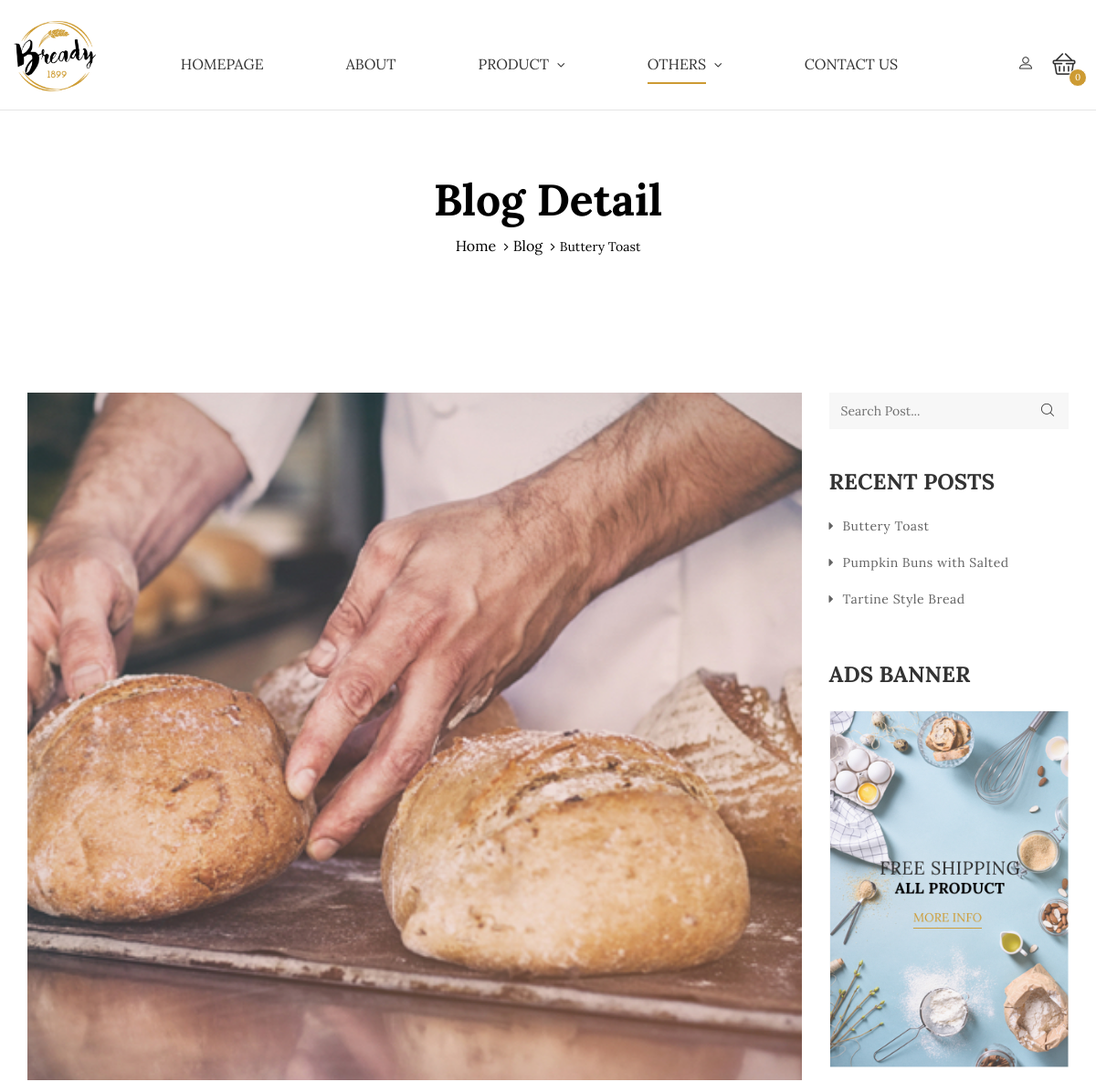
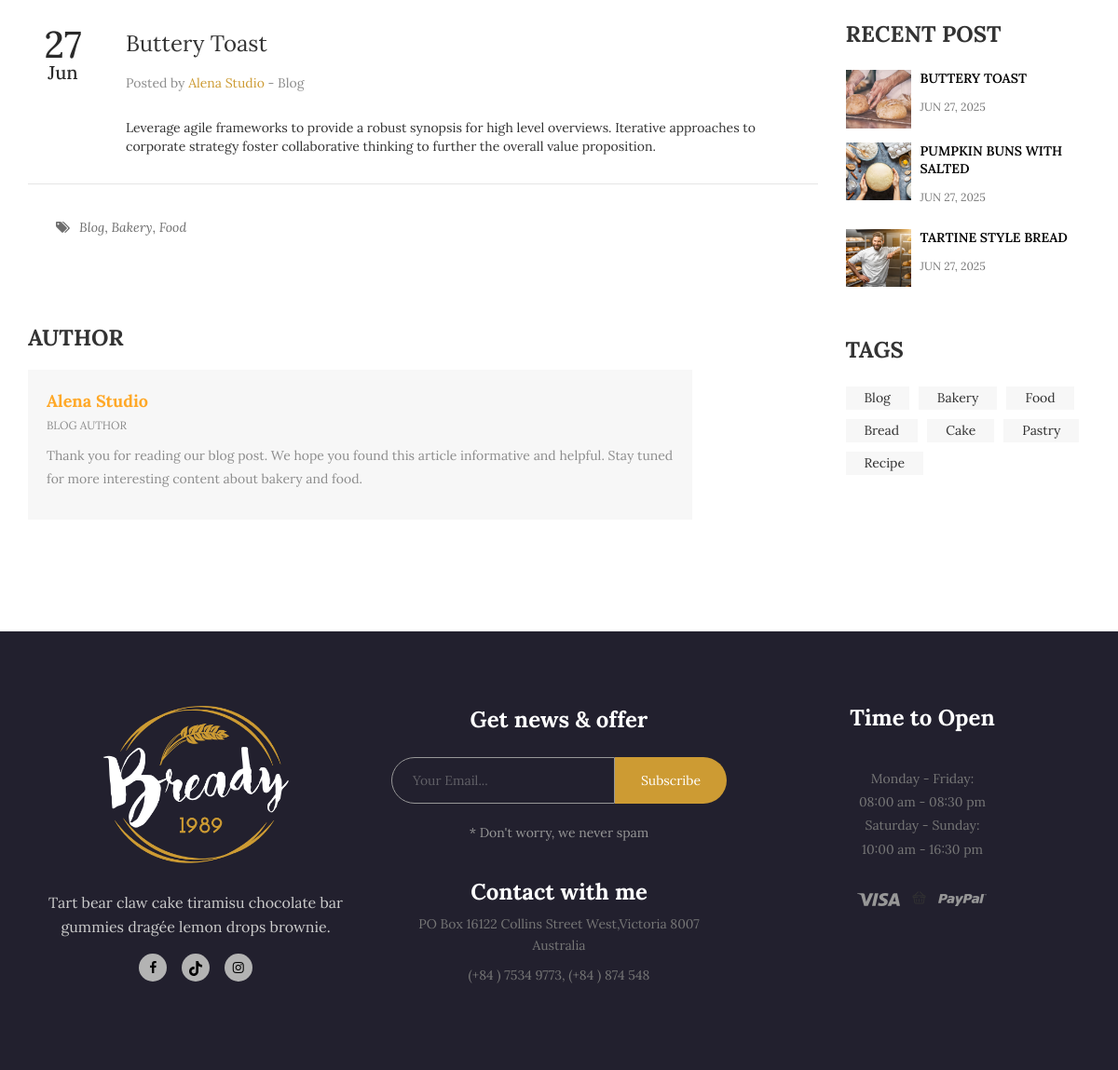
/blog-detail.php?id=1, run on the app's committed database (2 pictures, top to bottom).
### tables this page shows
CREATE TABLE posts (
    id INT PRIMARY KEY AUTO_INCREMENT,
    title VARCHAR(200) NOT NULL,
    slug VARCHAR(200) UNIQUE NOT NULL,
    content TEXT,
    excerpt TEXT,
    image VARCHAR(255),
    author VARCHAR(100) DEFAULT 'Admin',
    status ENUM('published', 'draft') DEFAULT 'published',
    created_at TIMESTAMP DEFAULT CURRENT_TIMESTAMP
);

### includes/functions.php (called while the page is built, shortened)
<?php
function getAllPosts($limit = 3) {
    $database = new Database();
    $db = $database->getConnection();
    $sql = "SELECT * FROM posts WHERE status = 'published' ORDER BY created_at DESC LIMIT " . $limit;
    $stmt = $db->prepare($sql);
    $stmt->execute();
    return $stmt->fetchAll(PDO::FETCH_ASSOC);
}
function getPostById($id) {
    $database = new Database();
    $db = $database->getConnection();
    $sql = "SELECT * FROM posts WHERE id = :id AND status = 'published'";
    $stmt = $db->prepare($sql);
    $stmt->bindParam(':id', $id);
    $stmt->execute();
    return $stmt->fetch(PDO::FETCH_ASSOC);
}
?>

### blog-detail.php (the view, shortened to what this page needs)
<?php
require_once 'includes/functions.php';
$cart_count = 0;
$post_id = isset($_GET['id']) ? (int)$_GET['id'] : 0;
$post = getPostById($post_id);
$recent_posts = getAllPosts(3);
?>
<!DOCTYPE html>
<html lang="en">
  <head>
    <link rel="stylesheet" href="plugins/font-awesome/css/font-awesome.min.css">
    <link rel="stylesheet" href="plugins/bakery-icon/style.css">
    <link rel="stylesheet" href="plugins/bootstrap/dist/css/bootstrap.min.css">
    <link rel="stylesheet" href="plugins/owl-carousel/assets/owl.carousel.css">
    <link rel="stylesheet" href="plugins/jquery-bar-rating/dist/themes/fontawesome-stars.css">
    <link rel="stylesheet" href="plugins/bootstrap-select/dist/css/bootstrap-select.min.css">
    <link rel="stylesheet" href="plugins/jquery-ui/jquery-ui.min.css">
    <link rel="stylesheet" href="plugins/slick/slick/slick.css">
    <link rel="stylesheet" href="plugins/lightGallery-master/dist/css/lightgallery.min.css">
    <link rel="stylesheet" href="css/style.css">
  </head>
  <body>
    <header class="header header--3" data-sticky="false">
      <div class="ps-container">
        <nav class="navigation">
          <div class="header-wrapper">
            <div class="header-logo">
              <a class="ps-logo" href="index.php">
                <img src="images/logo-light.png" alt="">
              </a>
            </div>
            <div class="header-nav">
              <ul class="menu">
                <li class="menu-item-has-children">
                  <a href="index.php">Homepage</a>
                </li>
                <li>
                  <a href="about.php">About</a>
                </li>
                <li class="menu-item-has-children">
                  <a href="#">Product</a>
                  <span class="sub-toggle">
                    <i class="fa fa-angle-down"></i>
                  </span>
                </li>
                <li class="menu-item-has-children current-menu-item">
                  <a href="#">Others</a>
                  <span class="sub-toggle">
                    <i class="fa fa-angle-down"></i>
                  </span>
                </li>
                <li>
                  <a href="contact.php">Contact Us</a>
                </li>
              </ul>
            </div>
            <div class="header__actions">
              <div class="header-profile">
                <?php if (isset($_SESSION['user_id'])): ?>
                  <div class="ps-dropdown">
                    <a href="#" class="dropdown-toggle" data-toggle="dropdown">
                      <i class="ba-profile"></i>
                      <span><?php echo htmlspecialchars($_SESSION['user_name']); ?></span>
                    </a>
                    <ul class="dropdown-menu">
                      <li>
                        <a href="logo-orders.php">My Orders</a>
                      </li>
                      <li>
                        <a href="profile.php">Profile</a>
                      </li>
                      <li>
                        <hr class="dropdown-divider">
                      </li>
                      <li>
                        <a href="logout.php">Logout</a>
                      </li>
                    </ul>
                  </div>
                <?php else: ?>
                  <a href="login.php">
                    <i class="ba-profile"></i>
                  </a>
                <?php endif; ?>
              </div>
              <div class="header-cart">
                <div class="ps-cart">
                  <a class="ps-cart__toggle" href="cart.php">
                    <span>
                      <i><?php echo $cart_count; ?></i>
                    </span>
                    <i class="ba-shopping"></i>
                  </a>
                </div>
              </div>
            </div>
          </div>
        </nav>
      </div>
    </header>
    <div class="ps-hero bg--cover" data-background="images/hero/blog.jpg">
      <div class="ps-hero__content">
        <h1>Blog Detail</h1>
        <div class="ps-breadcrumb">
          <ol class="breadcrumb">
            <li><a href="index.php">Home</a></li>
            <li><a href="blog-grid.php">Blog</a></li>
            <li class="active"><?php echo htmlspecialchars($post['title']); ?></li>
          </ol>
        </div>
      </div>
    </div>
    <main class="ps-main">
      <div class="ps-container">
        <div class="row">
          <div class="col-lg-9 col-md-4 col-sm-12 col-xs-12 ">
            <div class="ps-post--detail">
              <div class="ps-post__thumbnail">
                <?php if (!empty($post['image_data'])): ?>
                  <?php echo displayImage($post['image_data'], $post['image_mime'], 'img-fluid', $post['title']); ?>
                <?php else: ?>
                  <img src="<?php echo $post['image']; ?>" alt="<?php echo htmlspecialchars($post['title']); ?>" class="img-fluid">
                <?php endif; ?>
              </div>
              <div class="ps-post__content">
                <div class="ps-post__meta">
                  <div class="ps-post__posted">
                    <span class="date"><?php echo date('j', strtotime($post['created_at'])); ?></span>
                    <span class="month"><?php echo date('M', strtotime($post['created_at'])); ?></span>
                  </div>
                </div>
                <div class="ps-post__container">
                  <h3 class="ps-post__title"><?php echo htmlspecialchars($post['title']); ?></h3>
                  <p class="ps-post__info">Posted by <a href="blog-grid.php" class="author"><?php echo htmlspecialchars($post['author']); ?></a> - <a href="blog-grid.php">Blog</a></p>
                  <div class="ps-post__content-text">
                    <?php echo nl2br(htmlspecialchars($post['content'])); ?>
                  </div>
                </div>
              </div>
              <div class="ps-post__footer">
                <p class="ps-post__tags"><i class="fa fa-tags"></i><a href="blog-grid.php">Blog</a>, <a href="blog-grid.php">Bakery</a>, <a href="blog-grid.php">Food</a></p>
              </div>
            </div>
            <h3 class="ps-heading mb-20 text-uppercase">Author</h3>
            <div class="ps-author">
              <div class="ps-author__content" data-mh="author">
                <header>
                  <h4><?php echo htmlspecialchars($post['author']); ?></h4>
                  <p>BLOG AUTHOR</p>
                </header>
                <p>Thank you for reading our blog post. We hope you found this article informative and helpful. Stay tuned for more interesting content about bakery and food.</p>
              </div>
            </div>
          </div>
          <div class="col-lg-3 col-md-4 col-sm-12 col-xs-12 ">
            <div class="ps-blog__sidebar">
              <div class="widget widget_search">
                <form class="ps-form--widget-search" action="do_action" method="post">
                  <input class="form-control" type="text" placeholder="Search Post...">
                  <button><i class="ba-magnifying-glass"></i></button>
                </form>
              </div>
              <div class="widget widget_category">
                <h3 class="widget-title">Recent Posts</h3>
                <ul class="ps-list--arrow">
                  <?php foreach ($recent_posts as $recent_post): ?>
                    <li><a href="blog-detail.php?id=<?php echo $recent_post['id']; ?>"><?php echo htmlspecialchars($recent_post['title']); ?></a></li>
                  <?php endforeach; ?>
                </ul>
              </div>
              <div class="widget widget_ads">
                <h3 class="widget-title">Ads Banner</h3><img src="images/widget-ads.jpg" alt="">
              </div>
              <div class="widget widget_recent-posts">
                <h3 class="widget-title">Recent Post</h3>
                <?php foreach ($recent_posts as $recent_post): ?>
                <div class="ps-post--sidebar">
                  <div class="ps-post__thumbnail">
                    <a class="ps-post__overlay" href="blog-detail.php?id=<?php echo $recent_post['id']; ?>"></a>
                    <?php if (!empty($recent_post['image_data'])): ?>
                      <?php echo displayImage($recent_post['image_data'], $recent_post['image_mime'], '', $recent_post['title']); ?>
                    <?php else: ?>
                      <img src="<?php echo $recent_post['image']; ?>" alt="<?php echo htmlspecialchars($recent_post['title']); ?>">
                    <?php endif; ?>
                  </div>
                  <div class="ps-post__content">
                    <a class="ps-post__title" href="blog-detail.php?id=<?php echo $recent_post['id']; ?>"><?php echo htmlspecialchars($recent_post['title']); ?></a>
                    <p><?php echo date('M j, Y', strtotime($recent_post['created_at'])); ?></p>
                  </div>
                </div>
                <?php endforeach; ?>
              </div>
              <div class="widget widget_tags">
                <h3 class="widget-title">Tags</h3><a href="#">Blog</a><a href="#">Bakery</a><a href="#">Food</a><a href="#">Bread</a><a href="#">Cake</a><a href="#">Pastry</a><a href="#">Recipe</a>
              </div>
            </div>
          </div>
        </div>
      </div>
    </main>
    <footer class="ps-footer">
      <div class="ps-footer__content">
        <div class="ps-container">
          <div class="row">
            <div class="col-lg-4 col-md-12 col-sm-12 col-xs-12 ">
              <div class="ps-site-info"><a class="ps-logo" href="index.php"><img src="images/logo-dark.png" alt=""></a>
                <p>Tart bear claw cake tiramisu chocolate bar gummies dragée lemon drops brownie.</p>
                <ul class="ps-list--social">
                  <li><a href="https://www.facebook.com/share/19g2Ds4bML/"><i class="fa fa-facebook"></i></a></li>
                  <li><a href="https://www.tiktok.com/@rotio.indonesia?_t=ZS-8xdJVQ8gKAc&_r=1"><i class="fa-brands fa-tiktok"></i></a></li>
                  <li><a href="https://www.instagram.com/rotio.indonesia?igsh=N2NqdTIwcWFoc2h5"><i class="fa fa-instagram"></i></a></li>
                </ul>
              </div>
            </div>
            <div class="col-lg-4 col-md-6 col-sm-12 col-xs-12 ">
              <form class="ps-form--subscribe-offer" id="newsletterForm" method="post">
                <h4>Get news & offer</h4>
                <div class="form-group">
                  <input class="form-control" type="email" name="email" id="newsletterEmail" placeholder="Your Email..." required>
                  <button type="submit" id="newsletterBtn">Subscribe</button>
                </div>
                <p>* Don't worry, we never spam</p>
              </form>
              <div class="ps-footer__contact">
                <h4>Contact with me</h4>
                <p>PO Box 16122 Collins Street West,Victoria 8007 Australia</p>
                <P>(+84 ) 7534 9773, (+84 ) 874 548</P>
              </div>
            </div>
            <div class="col-lg-4 col-md-6 col-sm-12 col-xs-12 ">
              <div class="ps-footer__open">
                <h4>Time to Open</h4>
                <p>
                  Monday - Friday: <br>08:00 am - 08:30 pm <br>
                  Saturday - Sunday:<br>
                  10:00 am - 16:30 pm
                </p>
              </div>
              <ul class="ps-list--payment">
                <li><a href="#"><img src="images/payment-method/visa.png" alt=""></a></li>
                <li><a href="#"><i class="ba-shopping"></i></a></li>
                <li><a href="#"><img src="images/payment-method/paypal.png" alt=""></a></li>
              </ul>
            </div>
          </div>
        </div>
      </div>
      </footer>
  </body>
</html>

### blog-detail.php (style rules this page uses)
.fa-tiktok:before { content: ""; background-size: contain; background-repeat: no-repeat; background-position: center; display: inline-block; width: 16px; height: 16px; vertical-align: middle; }
.fa-brands.fa-tiktok { font-family: inherit; }

### data on the page
posts: title "Buttery Toast", image (picture), created_at "27", created_at "Jun", author "Alena Studio", content "Leverage agile frameworks to provide a robust synopsis for high level overviews. Iterative approaches to corporate strategy foster collaborative thinking to further the overall value proposition.", title "BUTTERY TOAST", created_at "JUN 27, 2025"
posts: title "Pumpkin Buns with Salted", image (picture), title "PUMPKIN BUNS WITH SALTED", created_at "JUN 27, 2025"
posts: title "Tartine Style Bread", image (picture), title "TARTINE STYLE BREAD", created_at "JUN 27, 2025"

### other printed values
$cart_count "0"
